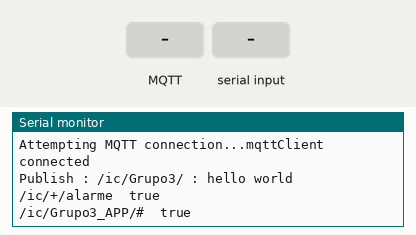
The sketch below on a simulated ESP32. On the bench: the last lines printed to the serial monitor. Inputs (shaded band) come from the test bench. WiFi joins after 1.5 s; servers stay silent unless stated; no MQTT or app messages arrive unless stated.

Above: at 2.7 s.
2.8 s: MQTT message ":" arrives on the first subscribed topic
At 4.0 s:
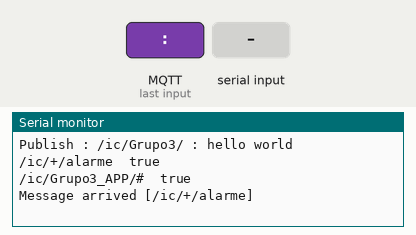
4.3 s: ":\n" received over the second serial link
At 5.1 s:
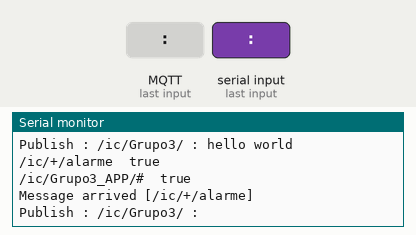
5.8 s: MQTT message ":" arrives on the second subscribed topic
At 6.2 s:
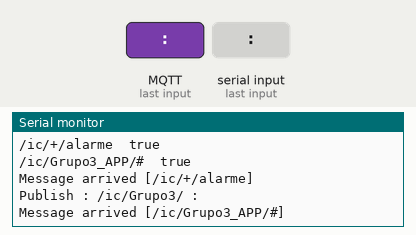
7.3 s: "1\n" received over the second serial link
At 8.6 s:
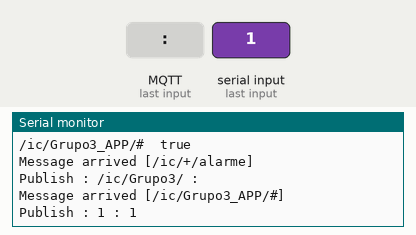

The sketch:

esp32_projeto2.ino
```cpp
#include <WiFi.h>
#include <PubSubClient.h>
#include <HardwareSerial.h>
#include <iostream>
#include <string>

// Use Serial2 on the ESP32 for communication with the Arduino
HardwareSerial SerialPort(2);

// Update these with values suitable for your network.
//const char* ssid = "upt-convidados";
//const char* password = "welcome2upt";
const char* ssid = "DuckNet";
const char* password = "DuckieUPT";
const char* mqtt_server = "192.168.0.101";
#define mqtt_port 1883
#define TOPIC "/ic/Grupo3/"
#define TOPIC_APP "/ic/Grupo3_APP/#"
const char* topic1 = "/ic/+/alarme";

WiFiClient wifiClient;
PubSubClient mqttClient(wifiClient);


void setup() {
  Serial.begin(19200);
  Serial.setTimeout(500);  // Set timeout for serial reading
  // Initialize Serial2 for communication with Arduino
  SerialPort.begin(115200, SERIAL_8N1, 16, 17);
  setup_wifi();
  mqttClient.setServer(mqtt_server, mqtt_port);
  mqttClient.setCallback(callback);
  reconnect();
}


void loop() {
  mqttClient.loop();
  if (SerialPort.available() > 0) {
    char bfr[501];
    memset(bfr, 0, 501);
    SerialPort.readBytesUntil('\n', bfr, 500);
    String b = String(bfr);
    publishSerialData(bfr); // Publish : /ic/Grupo3 : temp:14.45
  }
  //Serial.print("ola");
  //SerialPort.print("ola");
}


void publishSerialData(const String& serialData) {
  if (!mqttClient.connected()) {
    reconnect();
  }
  // Extract data
  String data = extract_serial_data(serialData);
  // Construct topic
  String topic = extract_topic(serialData);
  // Publish data
  mqttClient.publish(topic.c_str(), data.c_str());
  // Debug
  Serial.print("Publish : ");
  Serial.print(topic);
  Serial.print(" : ");
  Serial.println(data);
}


void callback(char* topic, byte* payload, unsigned int length) {
  Serial.print("Message arrived [");
  Serial.print(topic);
  Serial.print("] ");
  for (unsigned int i = 0; i < length; i++) {
    SerialPort.print((char)payload[i]);
  }
  Serial.println();
}


String extract_topic(const String& serialData) {
  int index = serialData.indexOf(":");
  if (index >= 0) {
    String sub_topic = serialData.substring(0, index);
    String topic = String(TOPIC) + sub_topic;
    topic.trim();
    return topic;
  }
  return serialData;
}


String extract_serial_data(const String& serialData) {
  int index = serialData.indexOf(":");
  if (index >= 0) {
    String data = serialData.substring(index + 1);
    data.trim();
    return data;
  }
  return serialData;
}


void setup_wifi() {
  delay(10);
  // Start by connecting to a WiFi network
  Serial.println();
  Serial.print("Connecting to ");
  Serial.println(ssid);
  WiFi.begin(ssid, password);
  while (WiFi.status() != WL_CONNECTED) {
    delay(500);
  }
  Serial.println();
  Serial.println("WiFi connected");
  Serial.print("IP address: ");
  Serial.println(WiFi.localIP());
}


void reconnect() {
  // Loop until we're reconnected
  while (!mqttClient.connected()) {
    Serial.print("Attempting MQTT connection...");
    if (mqttClient.connect("Grupo3_ESP32")) {
      Serial.println("mqttClient connected");
      mqttClient.publish(TOPIC, "hello world");
      Serial.print("Publish : ");
      Serial.print(TOPIC);
      Serial.print(" : ");
      Serial.println("hello world");
      boolean res = mqttClient.subscribe(topic1);
      boolean res1 = mqttClient.subscribe(TOPIC_APP);
      Serial.print(topic1);
      Serial.println(res ? "  true" : "  false");
      Serial.print(TOPIC_APP);
      Serial.println(res1 ? "  true" : "  false");
    } else {
      Serial.print("failed, rc=");
      Serial.print(mqttClient.state());
      Serial.println(" try again in 5 seconds");
      delay(2000);
    }
  }
}
```

Measured:
- after the input at 2.8 s, the serial monitor: prints a new line at once (image 1)
- after the input at 4.3 s, the serial monitor: prints a new line at once (image 2)
- after the input at 5.8 s, the serial monitor: prints a new line at once (image 3)
- after the input at 7.3 s, the serial monitor: prints a new line at once (image 4)
